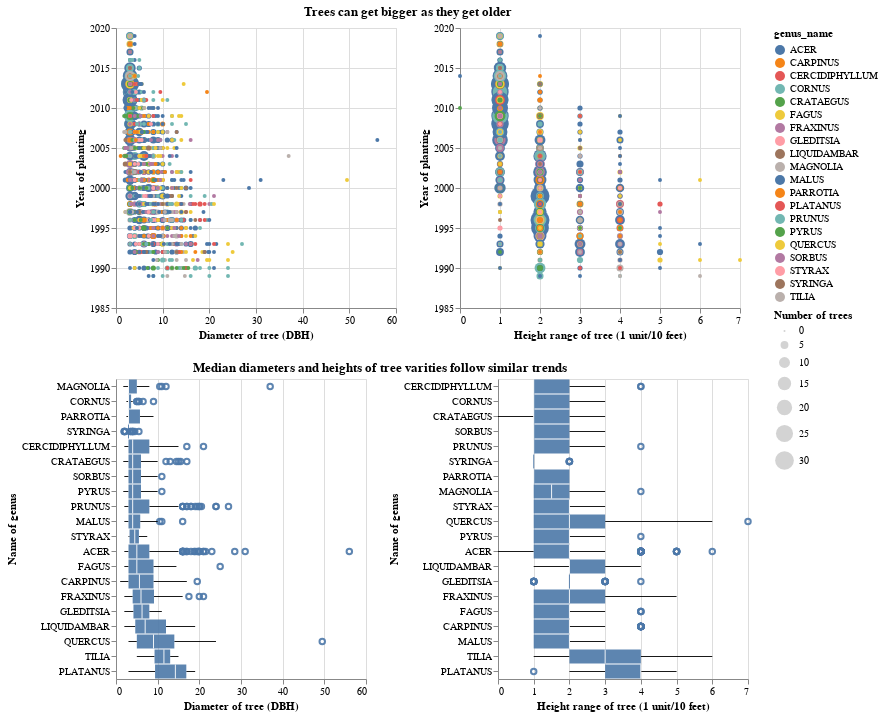

Source (notebook cell):
### Markdown cell above
## Dashboard

### Code cell
# Dropdown controls
dropdown = alt.binding_select(name='Genus ', options=genus_diameter_order)
genus_dropdown = alt.selection_single(fields=['genus_name'], bind=dropdown)

brush = alt.selection_interval()

# Year Dash plots
year_title_dash= alt.TitleParams('Trees can get bigger as they get older', anchor='middle')

year_diameter_dash = alt.Chart(genus_filtered).mark_circle().encode(
    alt.X('diameter', title='Diameter of tree (DBH)', scale=alt.Scale(zero=False)),
    alt.Y('year', title='Year of planting', scale=alt.Scale(zero=False), axis=alt.Axis(format=' ')),
    alt.Size('count()', title='Number of trees'),
    color=alt.condition(brush, 'genus_name', alt.value('lightgray')),
    opacity=alt.condition(genus_dropdown, alt.value(1), alt.value(0))
    ).add_selection(brush, genus_dropdown).properties(height=280, width=280)

year_height_dash = year_diameter_dash.encode(alt.X('height_range_id', title='Height range of tree (1 unit/10 feet)', scale=alt.Scale(zero=False)))

year_dash = (year_diameter_dash|year_height_dash).properties(title=year_title_dash)

# Genus dash plots

genus_title_dash= alt.TitleParams('Median diameters and heights of tree varities follow similar trends', anchor='middle')

genus_diameter_dash = alt.Chart(genus_filtered).mark_boxplot().encode(
    alt.X('diameter', title='Diameter of tree (DBH)', scale=alt.Scale(zero=False)),
    alt.Y('genus_name', title='Name of genus', sort=genus_diameter_order),
    opacity=alt.condition(genus_dropdown, alt.value(0.9), alt.value(0.05))
    ).add_selection(brush, genus_dropdown).properties(height=300, width=250)

genus_height_dash = genus_diameter_dash.encode(alt.X('height_range_id', title='Height range of tree (1 unit/10 feet)', scale=alt.Scale(zero=False)), 
                                               alt.Y('genus_name', title='Name of genus', sort=genus_height_order))

genus_dash = (genus_diameter_dash|genus_height_dash).properties(title=genus_title_dash)

#Combining together
dash_plots = (year_dash)&(genus_dash)
dash_plots

### Figure 1 — Vega-Lite specification as saved in the notebook (floating-point values rounded to 4 significant figures; data arrays with more than 128 entries replaced by an {"elided": "..."} marker saying what was removed)
{"config": {"view": {"continuousWidth": 400, "continuousHeight": 300}}, "vconcat": [{"hconcat": [{"mark": "circle", "encoding": {"color": {"condition": {"type": "nominal", "field": "genus_name", "selection": "selector003"}, "value": "lightgray"}, "opacity": {"condition": {"value": 1, "selection": "selector002"}, "value": 0}, "size": {"type": "quantitative", "aggregate": "count", "title": "Number of trees"}, "x": {"type": "quantitative", "field": "diameter", "scale": {"zero": false}, "title": "Diameter of tree (DBH)"}, "y": {"type": "quantitative", "axis": {"format": " "}, "field": "year", "scale": {"zero": false}, "title": "Year of planting"}}, "height": 280, "selection": {"selector003": {"type": "interval"}, "selector002": {"type": "single", "fields": ["genus_name"], "bind": {"input": "select", "options": ["MAGNOLIA", "CORNUS", "PARROTIA", "SYRINGA", "CERCIDIPHYLLUM", "CRATAEGUS", "SORBUS", "PYRUS", "PRUNUS", "MALUS", "STYRAX", "ACER", "FAGUS", "CARPINUS", "FRAXINUS", "GLEDITSIA", "LIQUIDAMBAR", "QUERCUS", "TILIA", "PLATANUS"], "name": "Genus "}}}, "width": 280}, {"mark": "circle", "encoding": {"color": {"condition": {"type": "nominal", "field": "genus_name", "selection": "selector003"}, "value": "lightgray"}, "opacity": {"condition": {"value": 1, "selection": "selector002"}, "value": 0}, "size": {"type": "quantitative", "aggregate": "count", "title": "Number of trees"}, "x": {"type": "quantitative", "field": "height_range_id", "scale": {"zero": false}, "title": "Height range of tree (1 unit/10 feet)"}, "y": {"type": "quantitative", "axis": {"format": " "}, "field": "year", "scale": {"zero": false}, "title": "Year of planting"}}, "height": 280, "selection": {"selector003": {"type": "interval"}, "selector002": {"type": "single", "fields": ["genus_name"], "bind": {"input": "select", "options": ["MAGNOLIA", "CORNUS", "PARROTIA", "SYRINGA", "CERCIDIPHYLLUM", "CRATAEGUS", "SORBUS", "PYRUS", "PRUNUS", "MALUS", "STYRAX", "ACER", "FAGUS", "CARPINUS", "FRAXINUS", "GLEDITSIA", "LIQUIDAMBAR", "QUERCUS", "TILIA", "PLATANUS"], "name": "Genus "}}}, "width": 280}], "title": {"text": "Trees can get bigger as they get older", "anchor": "middle"}}, {"hconcat": [{"mark": "boxplot", "encoding": {"opacity": {"condition": {"value": 0.9, "selection": "selector002"}, "value": 0.05}, "x": {"type": "quantitative", "field": "diameter", "scale": {"zero": false}, "title": "Diameter of tree (DBH)"}, "y": {"type": "nominal", "field": "genus_name", "sort": ["MAGNOLIA", "CORNUS", "PARROTIA", "SYRINGA", "CERCIDIPHYLLUM", "CRATAEGUS", "SORBUS", "PYRUS", "PRUNUS", "MALUS", "STYRAX", "ACER", "FAGUS", "CARPINUS", "FRAXINUS", "GLEDITSIA", "LIQUIDAMBAR", "QUERCUS", "TILIA", "PLATANUS"], "title": "Name of genus"}}, "height": 300, "selection": {"selector003": {"type": "interval"}, "selector002": {"type": "single", "fields": ["genus_name"], "bind": {"input": "select", "options": ["MAGNOLIA", "CORNUS", "PARROTIA", "SYRINGA", "CERCIDIPHYLLUM", "CRATAEGUS", "SORBUS", "PYRUS", "PRUNUS", "MALUS", "STYRAX", "ACER", "FAGUS", "CARPINUS", "FRAXINUS", "GLEDITSIA", "LIQUIDAMBAR", "QUERCUS", "TILIA", "PLATANUS"], "name": "Genus "}}}, "width": 250}, {"mark": "boxplot", "encoding": {"opacity": {"condition": {"value": 0.9, "selection": "selector002"}, "value": 0.05}, "x": {"type": "quantitative", "field": "height_range_id", "scale": {"zero": false}, "title": "Height range of tree (1 unit/10 feet)"}, "y": {"type": "nominal", "field": "genus_name", "sort": ["CERCIDIPHYLLUM", "CORNUS", "CRATAEGUS", "SORBUS", "PRUNUS", "SYRINGA", "PARROTIA", "MAGNOLIA", "STYRAX", "QUERCUS", "PYRUS", "ACER", "LIQUIDAMBAR", "GLEDITSIA", "FRAXINUS", "FAGUS", "CARPINUS", "MALUS", "TILIA", "PLATANUS"], "title": "Name of genus"}}, "height": 300, "selection": {"selector003": {"type": "interval"}, "selector002": {"type": "single", "fields": ["genus_name"], "bind": {"input": "select", "options": ["MAGNOLIA", "CORNUS", "PARROTIA", "SYRINGA", "CERCIDIPHYLLUM", "CRATAEGUS", "SORBUS", "PYRUS", "PRUNUS", "MALUS", "STYRAX", "ACER", "FAGUS", "CARPINUS", "FRAXINUS", "GLEDITSIA", "LIQUIDAMBAR", "QUERCUS", "TILIA", "PLATANUS"], "name": "Genus "}}}, "width": 250}], "title": {"text": "Median diameters and heights of tree varities follow similar trends", "anchor": "middle"}}], "data": {"name": "data-f70fc19773bfd8a71f09148897d62e85"}, "$schema": "https://vega.github.io/schema/vega-lite/v4.8.1.json", "datasets": {"data-f70fc19773bfd8a71f09148897d62e85": {"elided": "2191 records"}}}
